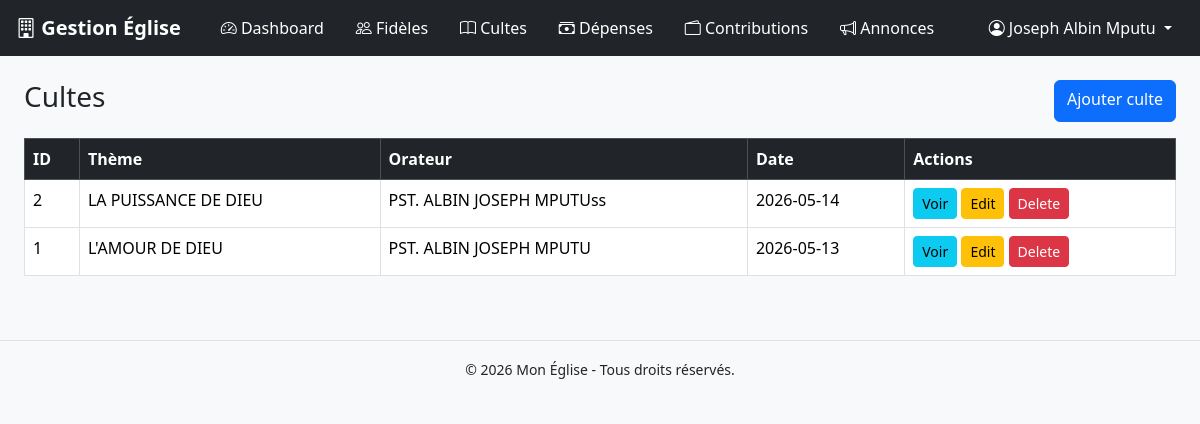
The app's page /views/cultes/ (signed in) with its own data.
### tables this page shows
CREATE TABLE `cultes` (
  `id` int(11) NOT NULL,
  `theme` varchar(255) NOT NULL,
  `passage_biblique` varchar(255) DEFAULT NULL,
  `orateur` varchar(150) DEFAULT NULL,
  `interprete` varchar(150) DEFAULT NULL,
  `hommes` int(11) DEFAULT 0,
  `femmes` int(11) DEFAULT 0,
  `offrande` decimal(10,2) DEFAULT 0.00,
  `dime` decimal(10,2) DEFAULT 0.00,
  `sociale` decimal(10,2) DEFAULT 0.00,
  `autres` decimal(10,2) DEFAULT 0.00,
  `date_culte` date NOT NULL,
  `created_at` timestamp NOT NULL DEFAULT current_timestamp()
);

### views/cultes/index.php (the view, shortened to what this page needs)
<?php
require_once '../../config/database.php';
$cultes = $pdo->query("SELECT * FROM cultes ORDER BY id DESC");
require_once '../../layouts/header.php';
require_once '../../layouts/navbar_sidebar.php';
?>
<div class="d-flex">
    <div class="container-fluid p-4">
        <div class="d-flex justify-content-between mb-3">
            <h3>Cultes</h3>
            <a href="create_update_delete.php?action=create" class="btn btn-primary">
                Ajouter culte
            </a>
        </div>
        <table class="table table-bordered table-hover">
            <thead class="table-dark">
                <tr>
                    <th>ID</th>
                    <th>Thème</th>
                    <th>Orateur</th>
                    <th>Date</th>
                    <th>Actions</th>
                </tr>
            </thead>
            <tbody>
                <?php foreach($cultes as $c): ?>
                <tr>
                    <td><?= $c['id'] ?></td>
                    <td><?= htmlspecialchars($c['theme']) ?></td>
                    <td><?= htmlspecialchars($c['orateur']) ?></td>
                    <td><?= $c['date_culte'] ?></td>
                    <td>
                        <a href="view.php?id=<?= $c['id'] ?>" class="btn btn-info btn-sm">
                            Voir
                        </a>
                        <a href="create_update_delete.php?action=edit&id=<?= $c['id'] ?>"
                            class="btn btn-warning btn-sm">
                            Edit
                        </a>
                        <a href="create_update_delete.php?action=delete&id=<?= $c['id'] ?>"
                            class="btn btn-danger btn-sm" onclick="return confirm('Supprimer ce culte ?')">
                            Delete
                        </a>
                    </td>
                </tr>
                <?php endforeach; ?>
            </tbody>
        </table>
    </div>
</div>
<?php require_once '../../layouts/footer.php'; ?>

### records on screen
cultes: id "2", theme "LA PUISSANCE DE DIEU", orateur "PST. ALBIN JOSEPH MPUTUss", date_culte "2026-05-14"
cultes: id "1", theme "L'AMOUR DE DIEU", orateur "PST. ALBIN JOSEPH MPUTU", date_culte "2026-05-13"

### other values on screen
$_SESSION['user']['nom'] "Joseph Albin Mputu"
